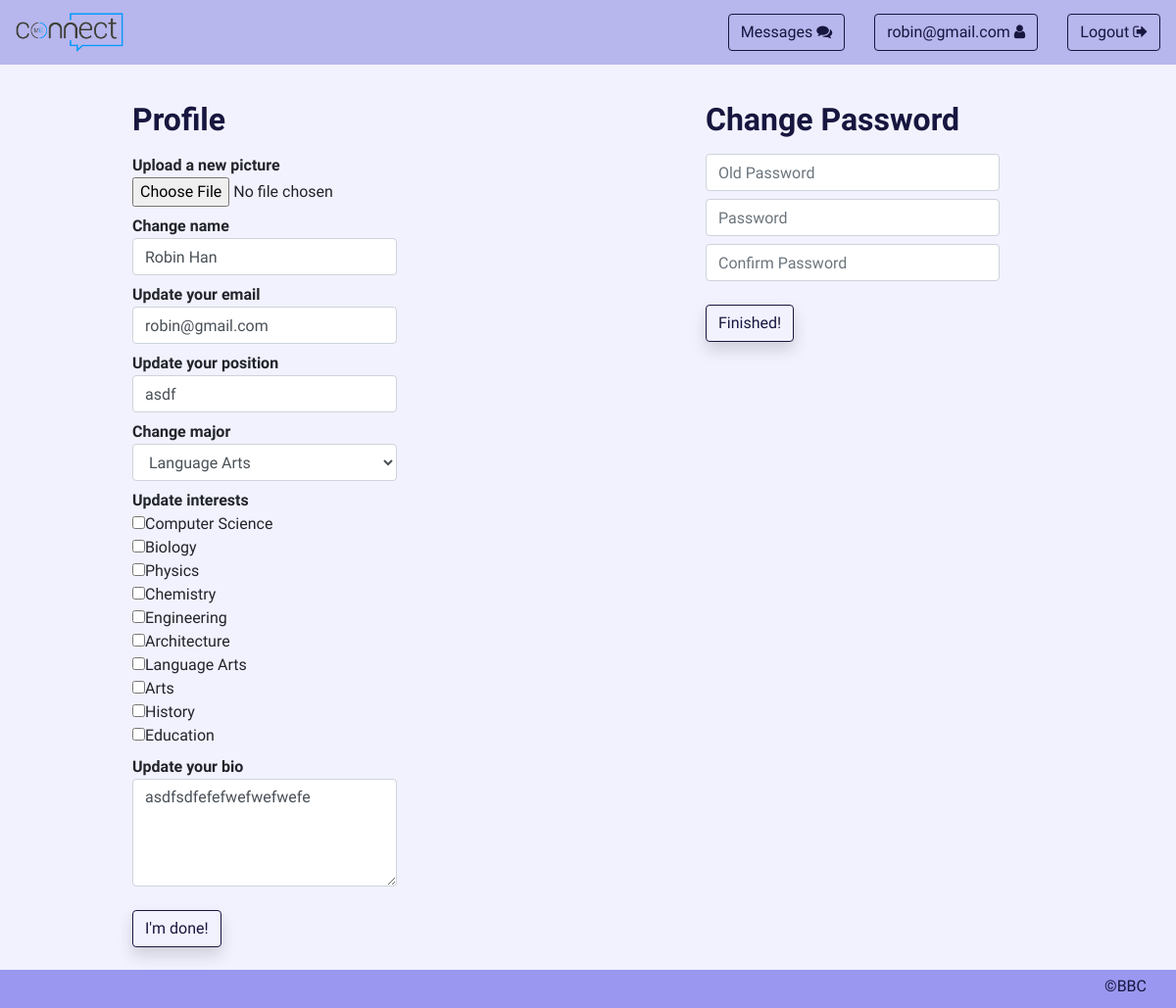
Screenshot of /profile (signed in) with the database file from the repository.
### tables this page shows
CREATE TABLE users (
    id INTEGER PRIMARY KEY,
    name TEXT,
    username TEXT,
    password TEXT,
    bio TEXT,
    position TEXT,
    interests TEXT,
        major TEXT,
        picpath TEXT
);

### __init__.py (the view)
@app.route('/profile', methods=['GET', 'POST'])
def profile():
    if 'username' in session:
        return render_template('profile.html', crtprof = False, logged_in = True, username = user, deets=database.getuser(session['username']))
    return redirect(url_for('root'))

### util/database.py (called while the page is built)
def initdb():
    db = sqlite3.connect(DATABASE_LINK)
    return db

def getuser(user):
    db = initdb()
    c = db.cursor()
    c.execute("SELECT * FROM users WHERE username = ?;", (user, ))
    pf = c.fetchone()
    db.close()
    return pf

### templates/profile.html (shortened to what this page needs)
{% extends "templateLog.html" %}
{% block content %}
	<div class = "container" style="position: absolute; left: 10%; top: 10%;width: 75%;">
		<div class="row">
	    <div class="col-md-4">
				<h2 class="pb-2"><b>Profile</b></h2>
				<b>Upload a new picture</b>
				<form method="POST" action="/editprofile" id="prof" enctype="multipart/form-data">
				          <div class="row pb-2">
				          <div class="col">
				            <input type="file" name="profile" id="profile">
				          </div>
				        </div>
					<b>Change name</b>
				  <div class="row pb-2">
				    <div class="col">
				      <input class="form-control mr-sm-2" type="text" name="name" placeholder = "Name" value="{{deets[1]}}" required>
				    </div>
				  </div>
					<b>Update your email</b>
				  <div class="row pb-2">
				    <div class="col">
				      <input class="form-control mr-sm-2" type="text" name="email" placeholder = "Email" value="{{deets[2]}}" required>
				    </div>
				  </div>
					<b>Update your position</b>
				  <div class="row pb-2">
	          <div class="col">
	            <input class="form-control mr-sm-2" name="pos" type="text" placeholder="Position" value="{{deets[5]}}" required>
	          </div>
	        </div>
					<b>Change major</b>
	        <div class="row pb-2">
	          <div class="col">
	            <select class="form-control" name="major" required>
	              <option {% if deets[7] == 'lang' %}selected{% endif %} value="lang">Language Arts</option>
	            </select>
	          </div>
	        </div>
					<b>Update interests</b>
					<div class="row pb-2">
            <div class="col" >
                <input type = "checkbox" name="interests" value="cs">Computer Science<br>
                <input type = "checkbox"  name="interests" value="bio">Biology<br>
                <input type = "checkbox"  name="interests" value="phy">Physics<br>
                <input type = "checkbox"  name="interests" value="chem">Chemistry<br>
                <input type = "checkbox"  name="interests" value="eng">Engineering<br>
                <input type = "checkbox"  name="interests" value="arch">Architecture<br>
                <input type = "checkbox"  name="interests" value="lang">Language Arts<br>
                <input type = "checkbox"  name="interests" value="art">Arts<br>
                <input type = "checkbox"  name="interests" value="hist">History<br>
                <input type = "checkbox"  name="interests" value="ed">Education<br>
            </div>
          </div>
					<b>Update your bio</b>
	        <div class="row pb-4">
	          <div class="col">
	            <textarea class="form-control" name="bio" form="prof" rows="4" cols="50" form="prof" required>{{ deets[4] }}</textarea>
	          </div>
	        </div>
				  <input class="btn btn-warning text-dark shadow mb-5" type="submit" name="submit" value="I'm done!">
				</form>
			</div>
			<div class="col-md-4">
			</div>
			<div class="col-md-4">
				<div class="row">
					<h2 class="pb-2"><b>Change Password</b></h2>
				</div>
				<form method="POST" action="/changepass">
					<div class="row pb-2">
          	<input class="form-control col-12 mr-sm-2" name="opswd" type="password" placeholder = "Old Password" required>
          </div>
					<div class="row pb-2">
          	<input class="form-control col-12 mr-sm-2" name="pswd" type="password" placeholder = "Password" required>
          </div>
          <div class="row pb-4">
          	<input class="form-control col-12 mr-sm-2" name="cpswd" type="password" placeholder = "Confirm Password" required>
          </div>
				  <input class="btn btn-warning text-dark shadow mb-5" style="margin-left: -15px" type="submit" name="submit" value="Finished!">
				</form>
			</div>
		</div>
	</div>
{% endblock %}

### templates/templateLog.html (shortened to what this page needs)
{% extends "template.html" %}
{% block login %}
{% if not crtprof %}
  {% if logged_in %}
      <div class="row">
                 <div class="col">
                  <form class="form-inline my-2 my-lg-0" action="/messages">
                         <button class="form-control btn my-2 my-sm-0" type="submit">Messages <i class="fa fa-comments"></i></a>
                  </form>
                </div>
                <div class="col">
                  <form class="form-inline my-2 my-lg-0" action="/profile">
                         <button class="form-control btn my-2 my-sm-0" type="submit">{{ username }}  <i class="fa fa-user"></i></a>
                  </form>
                </div>
                <div class="col">
                  <form class="form-inline my-2 my-lg-0" action="/logout">
                         <button class="form-control btn my-2 my-sm-0" type="submit">Logout <i class="fa fa-sign-out"></i></a>
                  </form>
                </div>
              </div>
  {% endif %}
{% endif %}
{% endblock %}

### static/css/colorscheme.css (style rules this page uses)
* { font-family: 'Raleway', sans-serif; }
body { background-color: #f2f2ff !important; }
.container { background-color: #f2f2ff; }
h2 { color: #17163f !important; }
.btn { color: #17163f !important; border-color: #17163f !important; background-color: transparent !important; }

### rows the page displays
users: username "robin@gmail.com", name "Robin Han", email "robin@gmail.com", pos "asdf", major "Language Arts", bio "asdfsdfefefwefwefwefe"
